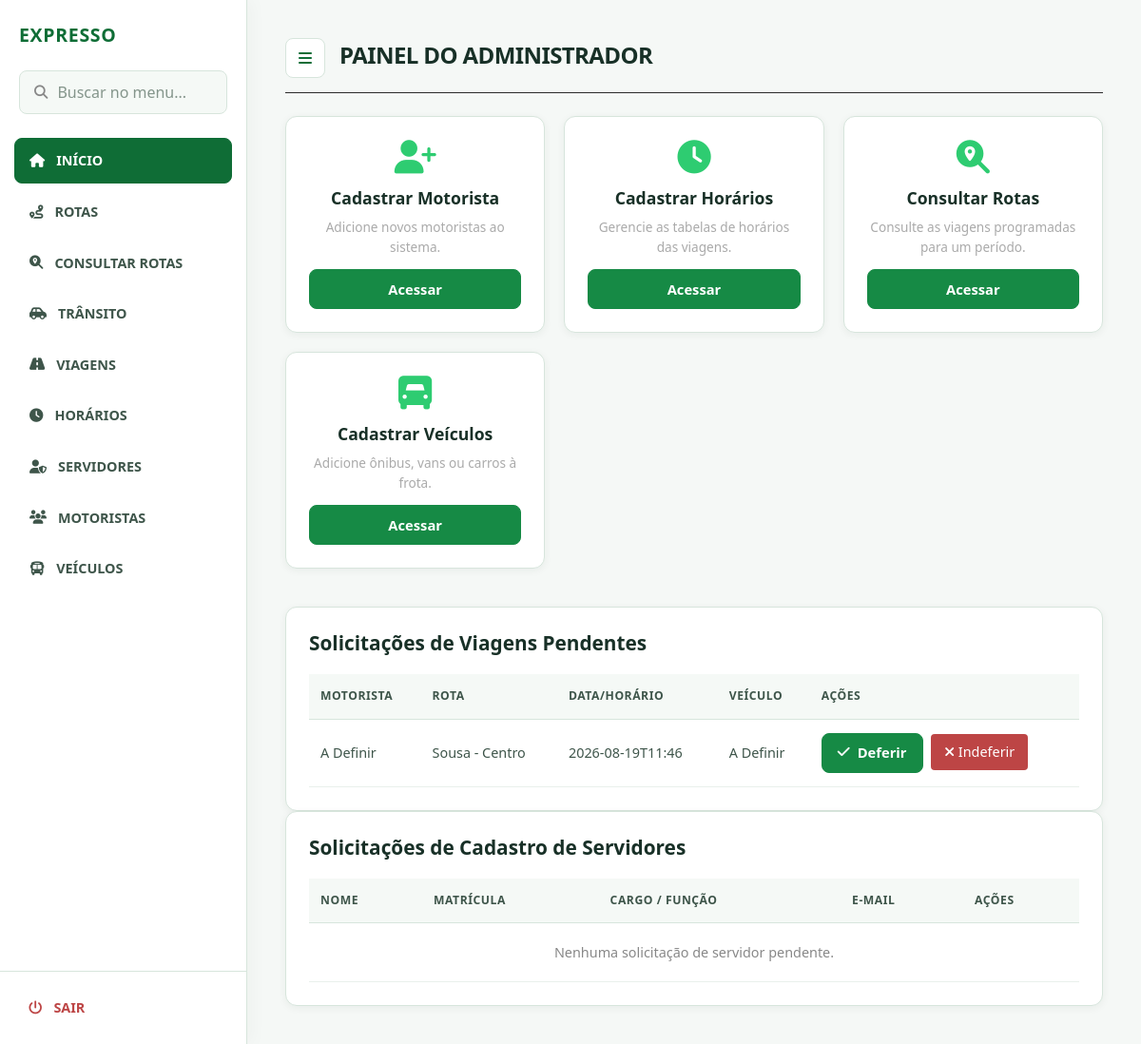
The app's page /pag_admin (signed in), older data.
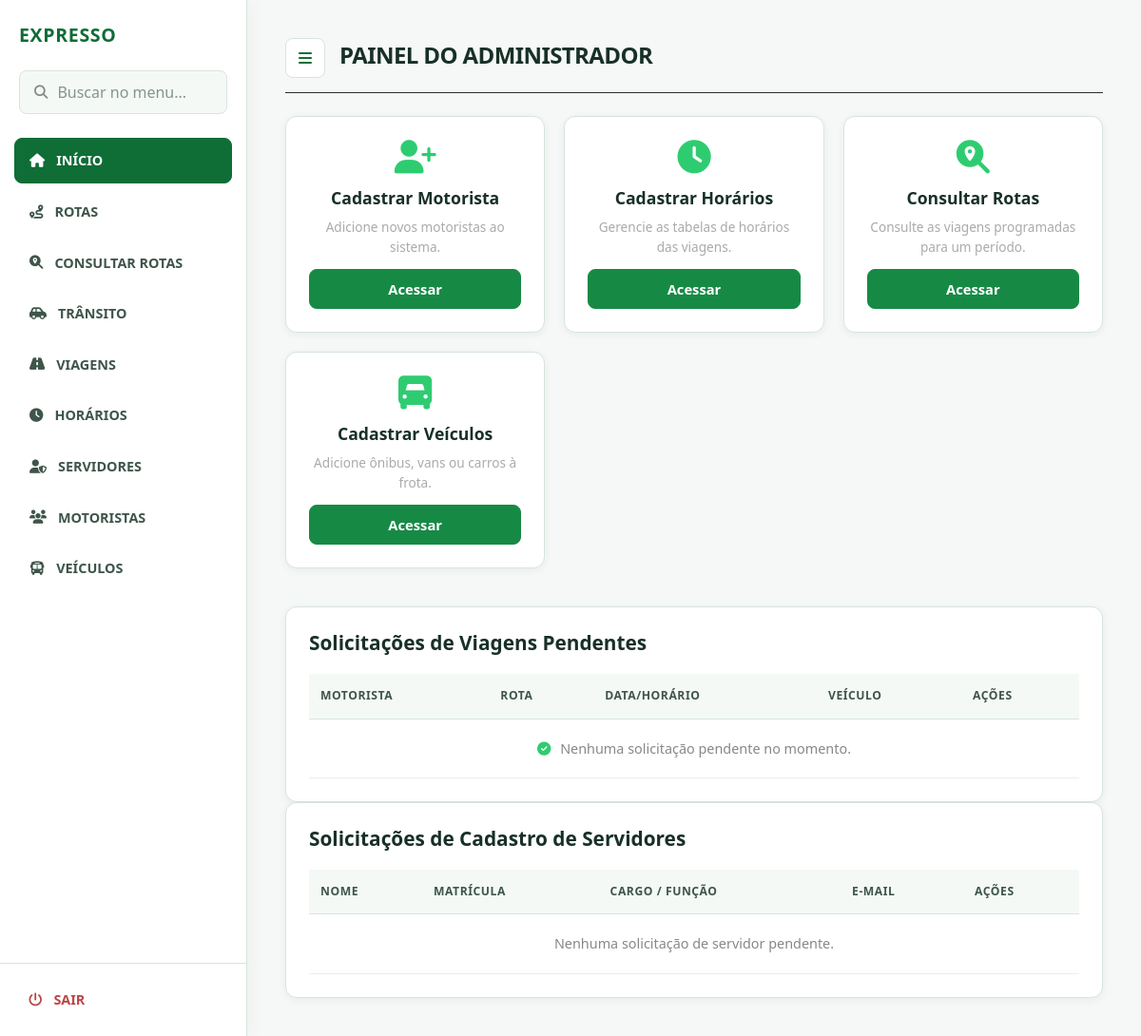
The same page, newer data.
### modelosDB/modelos.py (models this page shows, shortened)
class SolicitacaoViagem(db.Model):
    __tablename__ = 'solicitacoes_viagem'
    id = db.Column(db.Integer, primary_key=True)
    servidor_id = db.Column(db.Integer, db.ForeignKey('servidor.id')) # Relacionamento
    motorista_id = db.Column(db.Integer, db.ForeignKey('motoristas.id'), nullable=True)
    rota_fixa_id = db.Column(db.Integer, db.ForeignKey('rotas_fixas.id'), nullable=True)
    data_agendada = db.Column(db.Date, nullable=True)
    motorista_nome = db.Column(db.String(100), nullable=False)
    rota = db.Column(db.String(200), nullable=False)
    data_horario = db.Column(db.String(50), nullable=False)
    veiculo = db.Column(db.String(50), nullable=False)
    status = db.Column(db.String(50), default='Pendente')

### Blueprints/bp_admin.py (the view)
@admin_bp.route('/pag_admin')
def index():
    if 'admin' not in session:
        return render_template('auth/principal.html')
    else:
        lista_viagens = SolicitacaoViagem.query.filter_by(status='Pendente').all()
        servidores_pendentes = Servidor.query.filter_by(status='Pendente').order_by(Servidor.nome).all()
        return render_template('admin/admin.html', viagens=lista_viagens,
                               servidores_pendentes=servidores_pendentes)

### templates/admin/admin.html (shortened to what the changed rows need)
<!DOCTYPE html>
<html lang="pt-br">
<head>
    <link rel="stylesheet" href="{{ url_for('static', filename='css/admin/admin.css') }}">
    <link rel="stylesheet" href="https://cdnjs.cloudflare.com/ajax/libs/font-awesome/6.4.0/css/all.min.css">
    <link rel="stylesheet" href="{{ url_for('static', filename='css/shared/base.css') }}">
</head>
<body>
    <div class="sidebar" id="sidebar">
        <div class="sidebar-brand">
            <h1>EXPRESSO</h1>
        </div>
    </div>
    <div class="main-content">
        <div class="titulo">
            <div class="titulo-wrapper">
                <h1>PAINEL DO ADMINISTRADOR</h1>
            </div>
        </div>
        <div class="secao-viagens">
            <h2>Solicitações de Viagens Pendentes</h2>
            <table class="tabela-viagens">
                <thead>
                    <tr>
                        <th>Motorista</th>
                        <th>Rota</th>
                        <th>Data/Horário</th>
                        <th>Veículo</th>
                        <th>Ações</th>
                    </tr>
                </thead>
                <tbody id="corpo-tabela-viagens">
                    {% if viagens %}
                        {% for v in viagens %}
                        <tr id="viagem-{{ v.id }}">
                            <td>{{ v.motorista_nome }}</td>
                            <td>{{ v.rota }}</td>
                            <td>{{ v.data_horario }}</td>
                            <td>{{ v.veiculo }}</td>
                            <td>
                                <button onclick="processarViagem('{{ v.id }}', 'Deferida', '{{ v.motorista_nome }}')" class="btn-editar">
                                    <i class="fa-solid fa-check"></i> Deferir
                                </button>
                                <button onclick="processarViagem('{{ v.id }}', 'Indeferida', '{{ v.motorista_nome }}')" class="btn-excluir">
                                    <i class="fa-solid fa-xmark"></i> Indeferir
                                </button>
                            </td>
                        </tr>
                        {% endfor %}
                    {% else %}
                        <tr>
                            <td colspan="5" style="text-align: center; color: #888; padding: 20px;">
                                <i class="fa-solid fa-circle-check" style="color: #2ecc71; margin-right: 6px;"></i>
                                Nenhuma solicitação pendente no momento.
                            </td>
                        </tr>
                    {% endif %}
                </tbody>
            </table>
        </div>
        <div class="secao-viagens">
            <h2>Solicitações de Cadastro de Servidores</h2>
            <table class="tabela-viagens">
                <thead>
                    <tr>
                        <th>Nome</th>
                        <th>Matrícula</th>
                        <th>Cargo / Função</th>
                        <th>E-mail</th>
                        <th>Ações</th>
                    </tr>
                </thead>
            </table>
        </div>
    </div>
</body>
</html>

Row changes from the older to the newer data that the page shows:
removed SolicitacaoViagem: motorista_nome "A Definir", rota "Sousa - Centro", data_horario "2026-08-19T11:46", veiculo "A Definir"
Text that changed along with them:
text now shown: "Nenhuma solicitação pendente no momento."
